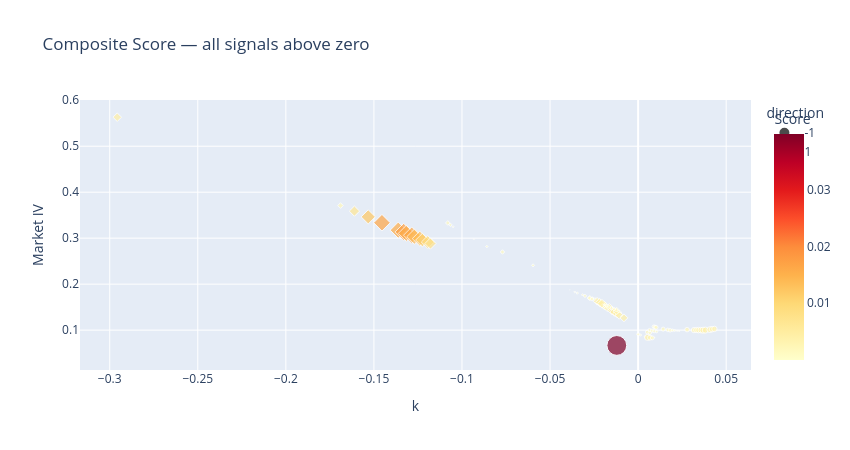

The notebook cell saved with this chart:
### Code cell
import plotly.express as px
fig = px.scatter(scored[scored['score']>0],
                 x='log_moneyness', y='iv', color='score',
                 color_continuous_scale='YlOrRd',
                 size='score', size_max=14,
                 symbol='direction',
                 hover_data=['strike','expiry','option_type','mu_gp','sigma_gp'],
                 title='Composite Score — all signals above zero',
                 labels={'log_moneyness':'k', 'iv':'Market IV', 'score':'Score'})
fig.update_layout(width=850, height=450)
fig.show()
